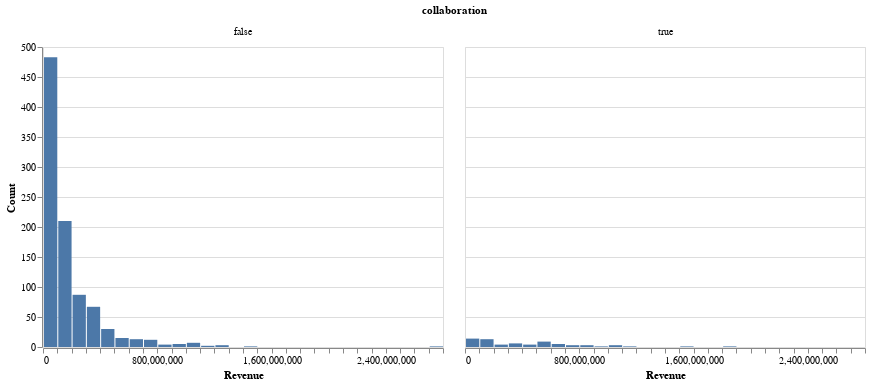

The notebook cell this image was saved under:
### Markdown cell above
**Question 2.8** <br> {points: 1}  

Alright, let's start answering our big picture question now - Do films made in collaboration generally generate more revenue? 

We can attempt to answer this question by taking the plot `revenue_plot` from **Question 2.6** and faceting it by the column `collaboration`. 

*Save the plot in an object named `revenue_plot_facet`.*

### Code cell
revenue_plot_facet = revenue_plot.facet('collaboration')
revenue_plot_facet

### Figure 1 — Vega-Lite specification as saved in the notebook (floating-point values rounded to 4 significant figures; data arrays with more than 128 entries replaced by an {"elided": "..."} marker saying what was removed)
{"config": {"view": {"continuousWidth": 400, "continuousHeight": 300}}, "data": {"name": "data-8a96542618dae39d4c58df057e197640"}, "facet": {"type": "nominal", "field": "collaboration"}, "spec": {"mark": "bar", "encoding": {"x": {"type": "quantitative", "bin": {"maxbins": 50}, "field": "revenue", "title": "Revenue"}, "y": {"type": "quantitative", "aggregate": "count", "title": "Count"}}, "title": "Revenue Histogram"}, "$schema": "https://vega.github.io/schema/vega-lite/v4.8.1.json", "datasets": {"data-8a96542618dae39d4c58df057e197640": {"elided": "1008 records"}}}
